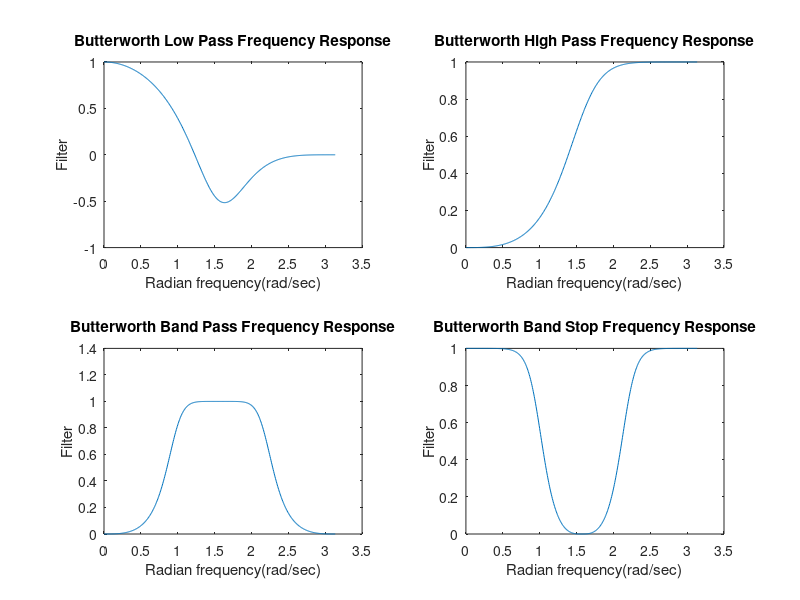
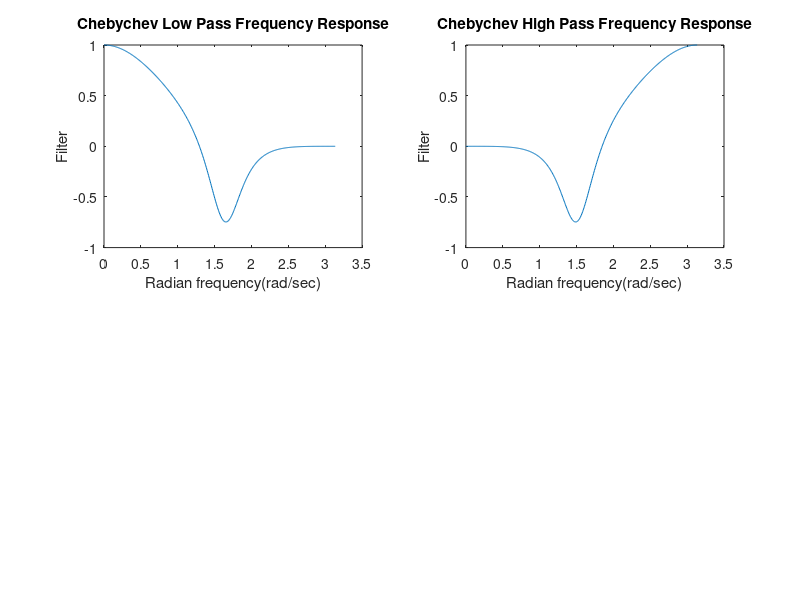

Write the MATLAB code that produced these figures, in order. (Note: this script raises an error after producing the figures.)
clc;
clear all;
close all;

%Subdivision 1.1
order = 3;
%Butterworth filters
[numeratorButter, denominatorButter] = butter(order, 0.5, 'low');
transferFunctionButter = tf(numeratorButter, denominatorButter)
[HButter,wButter] = freqz(numeratorButter,denominatorButter);
figure('units','normalized','outerposition',[0 0 1 1])
subplot(2,2,1)
plot(wButter, HButter);
xlabel('Radian frequency(rad/sec)');
ylabel('Filter');
title('Butterworth Low Pass Frequency Response');
%axis([min(wButter), max(wButter), min(HButter), 3]);

[numeratorButter, denominatorButter] = butter(order, 0.5, 'high');
transferFunctionButter = tf(numeratorButter, denominatorButter)
[HButter,wButter] = freqz(numeratorButter,denominatorButter);
subplot(2,2,2)
plot(wButter, abs(HButter));
xlabel('Radian frequency(rad/sec)');
ylabel('Filter');
title('Butterworth High Pass Frequency Response');

[numeratorButter, denominatorButter] = butter(order, [0.3 0.7], 'bandpass');
transferFunctionButter = tf(numeratorButter, denominatorButter)
[HButter,wButter] = freqz(numeratorButter,denominatorButter);
subplot(2,2,3)
plot(wButter, abs(HButter));
xlabel('Radian frequency(rad/sec)');
ylabel('Filter');
title('Butterworth Band Pass Frequency Response');

[numeratorButter, denominatorButter] = butter(order, [0.3 0.7], 'stop');
transferFunctionButter = tf(numeratorButter, denominatorButter)
[HButter,wButter] = freqz(numeratorButter,denominatorButter);
subplot(2,2,4)
plot(wButter, abs(HButter));
xlabel('Radian frequency(rad/sec)');
ylabel('Filter');
title('Butterworth Band Stop Frequency Response');


%Chebychev filters
[numeratorCheb, denominatorCheb] = cheby1(order, 0.5 , 0.5, 'low');
transferFunctionCheb = tf(numeratorCheb, denominatorCheb)
[HCheb,wCheb] = freqz(numeratorCheb,denominatorCheb);
figure('units','normalized','outerposition',[0 0 1 1])
subplot(2,2,1)
plot(wCheb, HCheb);
xlabel('Radian frequency(rad/sec)');
ylabel('Filter');
title('Chebychev Low Pass Frequency Response');

[numeratorCheb, denominatorCheb] = cheby1(order, 0.5 , 0.5, 'high');
transferFunctionCheb = tf(numeratorCheb, denominatorCheb)
[HCheb,wCheb] = freqz(numeratorCheb,denominatorCheb);
subplot(2,2,2)
plot(wCheb, HCheb);
xlabel('Radian frequency(rad/sec)');
ylabel('Filter');
title('Chebychev High Pass Frequency Response');

[numeratorCheb, denominatorCheb] = cheby1(order, 0.5 , [0.3 0.7], 'bandpass');
transferFunctionCheb = tf(numeratorCheb, denominatorCheb)
[HCheb,wCheb] = freqz(numeratorCheb,denominatorCheb);
subplot(2,2,3)
plot(wCheb, HCheb);
xlabel('Radian frequency(rad/sec)');
ylabel('Filter');
title('Chebychev Bandpass Pass Frequency Response');

[numeratorCheb, denominatorCheb] = cheby1(order, 0.5 , [0.3 0.7], 'stop');
transferFunctionCheb = tf(numeratorCheb, denominatorCheb)
[HCheb,wCheb] = freqz(numeratorCheb,denominatorCheb);
subplot(2,2,4)
plot(wCheb, HCheb);
xlabel('Radian frequency(rad/sec)');
ylabel('Filter');
title('Chebychev Band Stop Frequency Response');


%Subdivision 1.2
% It is observed that as the order increases the roll off rate increases
% thereby reducing the transition band. Also the ripples in the passband
% increases for higher order filters
order = [3 5 10 20];
figure('units','normalized','outerposition',[0 0 1 1])
for i=1:size(order, 2);
    [numeratorCheb, denominatorCheb] = cheby1(order(1,i), 1 , 0.5, 'low');  
    transferFunctionCheb = tf(numeratorCheb, denominatorCheb)
    [HCheb,wCheb] = freqz(numeratorCheb,denominatorCheb);

    subplot(2,2,i)
    plot(wCheb, HCheb);
    xlabel('Radian frequency(rad/sec)');
    ylabel('Filter');
    title(['Chebychev Low Pass order ' num2str(order(i))]);
end;